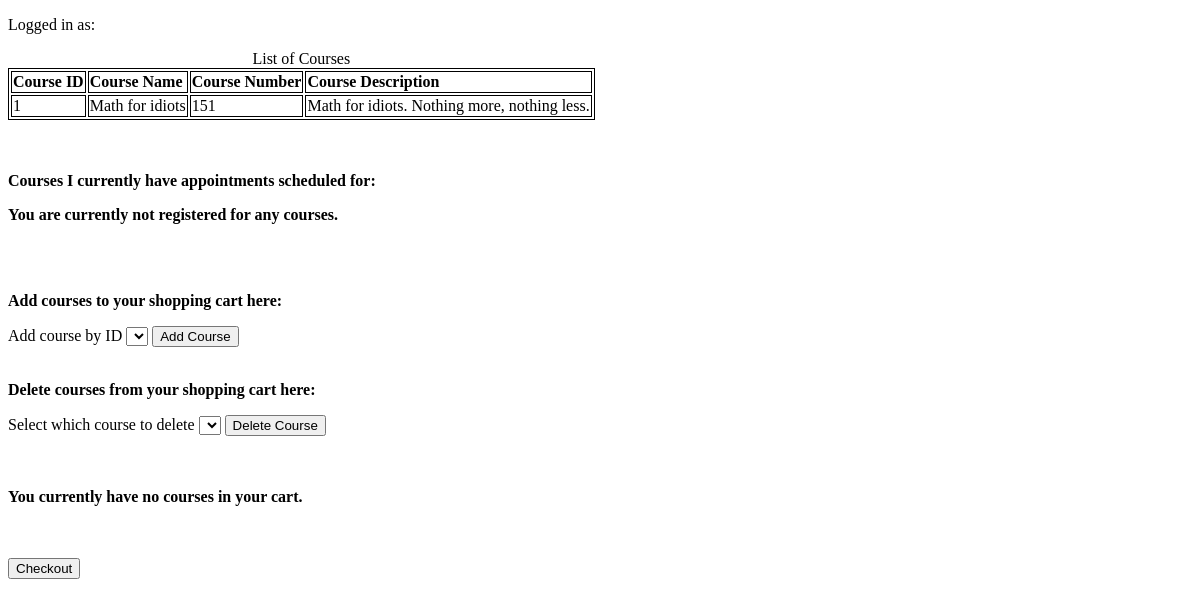
Before: /userFiles/courses.php with the older database file.
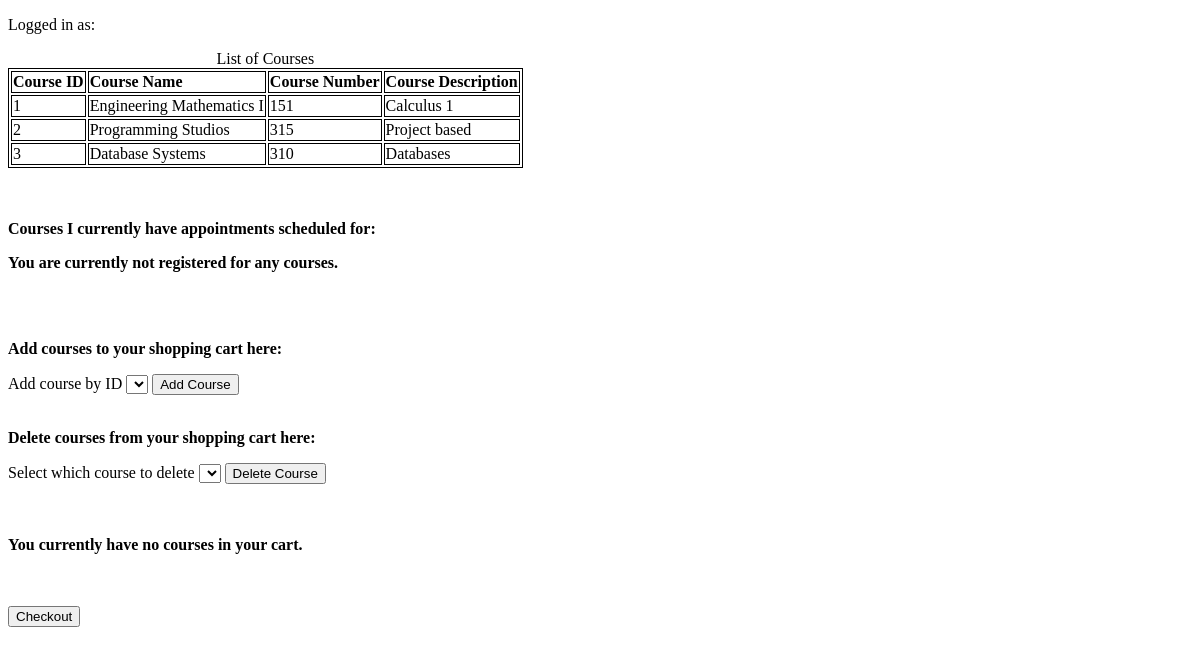
After: the same page with the newer database file.
### tables this page shows
CREATE TABLE `courses` (
  `course_id` int(11) NOT NULL,
  `course_name` text NOT NULL,
  `course_num` int(11) NOT NULL,
  `course_desc` text NOT NULL
);

### userFiles/coursesBackend.php (the view, shortened to what this page needs)
<?php
$link = mysqli_connect(DB_SERVER, DB_USERNAME, DB_PASSWORD, DB_NAME);
$courses_table = "";
$payload = "SELECT * FROM courses";
$result = mysqli_query($link, $payload);
if (mysqli_num_rows($result) > 0) {
    $courses_table .= "<table><caption>List of Courses</caption><tr><td><b>Course ID</b></td><td><b>Course Name</b></td><td><b>Course Number</b></td><td><b>Course Description</b></td></tr>";
    while ($row = mysqli_fetch_assoc($result)) {
        $courses_table .= "<tr><td>".$row["course_id"]."</td><td>".$row["course_name"]."</td><td>".$row["course_num"]."</td><td>".$row["course_desc"]."</td></tr>";
    }
    $courses_table .= "</table>";
} else {
    $courses_table .= "<p><b>There are currently no courses available.</b></p>";
}
$courses_registered_table = "";
$payload = "SELECT DISTINCT course_id, course_name FROM appointments_table_with_names WHERE (`status` = 1 OR `status` = 2) AND student_id = '".$_SESSION['user_id']."'";
$result = mysqli_query($link, $payload);
if (mysqli_num_rows($result) > 0) {
    $courses_registered_table .= "<table><caption>Registered Courses</caption><tr><td><b>Course ID</b></td><td><b>Course Name</b></td></tr>";
    while ($row = mysqli_fetch_assoc($result)) {
        $courses_registered_table .= "<tr><td>".$row["course_id"]."</td><td>".$row["course_name"]."</td></tr>";
    }
    $courses_registered_table .= "</table>";
} else {
    $courses_registered_table .= "<p><b>You are currently not registered for any courses.</b></p>";
}
$cart_table = "";
$payload = "SELECT course_id, course_name, course_num FROM user_cart WHERE user_id = '".$_SESSION['user_id']."'";
$result = mysqli_query($link, $payload);
if (mysqli_num_rows($result) > 0) {
    $cart_table .= "<table><caption>My cart</caption><tr><td><b>Course ID</b></td><td><b>Course Name</b></td><td><b>Course Number</b></td></tr>";
    while ($row = mysqli_fetch_assoc($result)) {
        $cart_table .= "<tr><td>".$row["course_id"]."</td><td>".$row["course_name"]."</td><td>".$row["course_num"]."</td></tr>";
    }
    $cart_table .= "</table>";
} else {
    $cart_table .= "<p><b>You currently have no courses in your cart.</b></p>";
}
?>

Changed rows visible on the page:
changed courses id 1: course_name "Math for idiots" → "Engineering Mathematics I"; course_desc "Math for idiots. Nothing more, nothing less." → "Calculus 1"
added courses: course_id "2", course_name "Programming Studios", course_num "315", course_desc "Project based"
added courses: course_id "3", course_name "Database Systems", course_num "310", course_desc "Databases"
